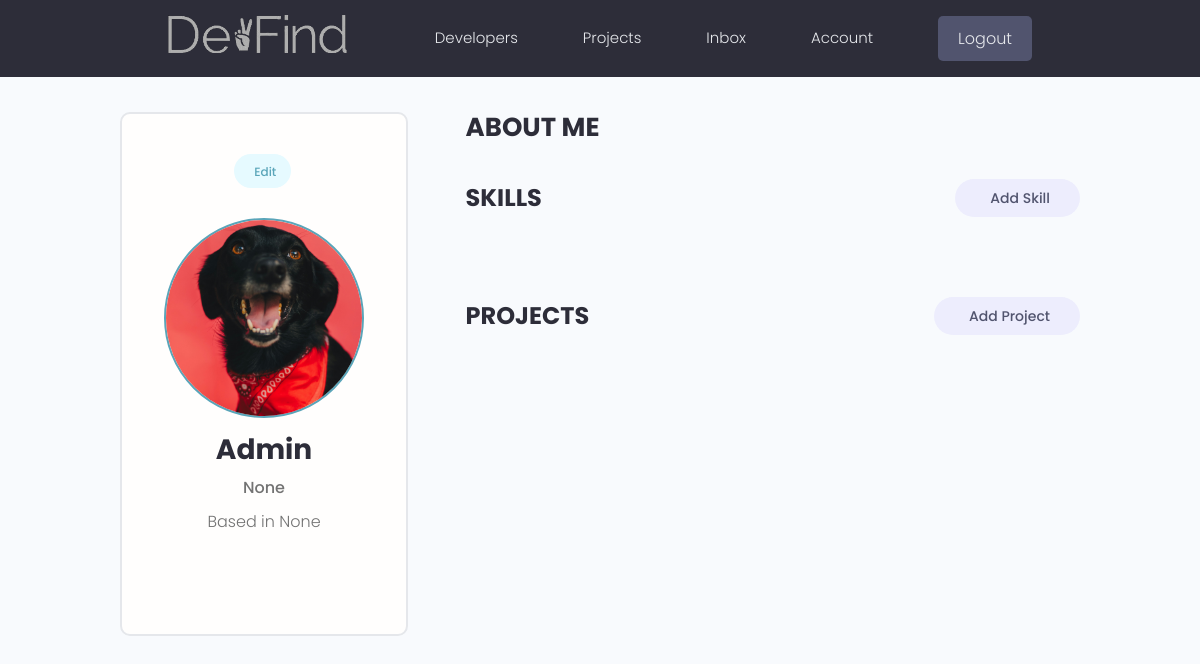
Before: /account/ (signed in) with the older database file.
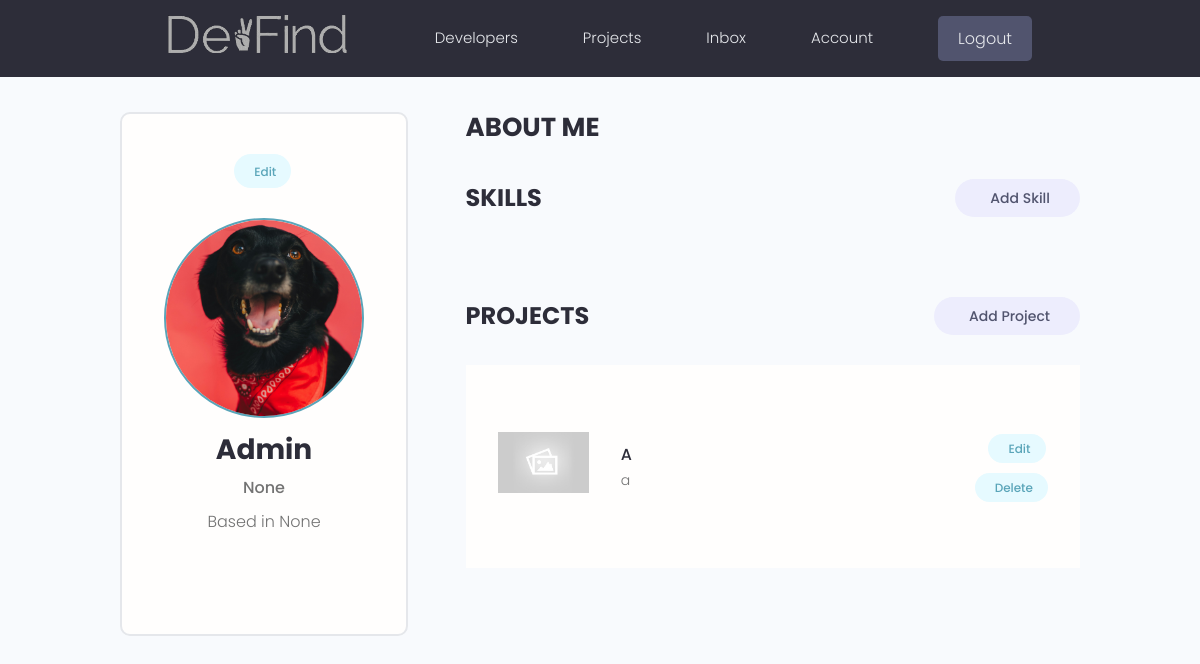
After: the same page with the newer database file.
### projects/models.py (models this page shows, shortened)
class Project(models.Model):
    owner= models.ForeignKey(Profile, null=True, blank=True, on_delete=models.CASCADE)
    title = models.CharField(max_length=200)
    description = models.TextField(null=True, blank=True)
    featured_image = models.ImageField(null=True, blank=True, default="default.jpg")
    demo_link = models.CharField(max_length=2000, null=True, blank=True)
    source_link = models.CharField(max_length=2000, null=True, blank=True)
    tags = models.ManyToManyField('Tag', blank=True)
    vote_total = models.IntegerField(default=0, null=True, blank=True)
    vote_ratio = models.IntegerField(default=0, null=True, blank=True)
    created = models.DateTimeField(auto_now_add=True)
    id = models.UUIDField(default=uuid.uuid4, unique=True, primary_key=True, editable=False)
    class Meta:
        ordering = ['-vote_ratio', '-vote_total', 'title']
    @property
    def imageURL(self):
        try:
            url = self.featured_image.url
        except:
            url = '/static/images/default.jpg'
        return url

### users/views.py (the view)
# urls.py: path('account/', views.userAccount, name="account"),
@login_required(login_url='login')
def userAccount(request):
    profile = request.user.profile
    skills = profile.skill_set.all()
    projects = profile.project_set.all()
    context = {'profile': profile, 'skills':skills, 'projects':projects}
    return render(request, 'users/account.html', context)

### users/models.py (called while the page is built)
    @property
    def imageURL(self):
        try:
            url = self.profile_image.url
        except:
            url = '/static/images/profiles/user-default.jpg'
        return url

### users/templates/users/account.html (shortened to what this page needs)
{% extends 'main.html' %}
{% block content %}
  <main class="settingsPage profile my-md">
    <div class="container">
      <div class="layout">
        <div class="column column--1of3">
          <div class="card text-center">
            <div class="card__body dev">
              <a class="tag tag--pill tag--main settings__btn" href="{% url 'edit-account' %}"> Edit</a>
              <img class="avatar avatar--xl dev__avatar" src="{{profile.imageURL}}" />
              <h2 class="dev__name">{{profile.name}}</h2>
              <p class="dev__title">{{profile.short_intro}}</p>
              <p class="dev__location">Based in {{profile.location}}</p>
            </div>
          </div>
        </div>
        <div class="column column--2of3">
          <div class="devInfo">
            <h3 class="devInfo__title">About Me</h3>
          </div>
          <div class="settings">
            <h3 class="settings__title">Skills</h3>
            <a class="tag tag--pill tag--sub settings__btn tag--lg" href="{% url 'create-skill' %}"> Add Skill</a>
          </div>
          <div class="settings">
            <h3 class="settings__title">Projects</h3>
            <a class="tag tag--pill tag--sub settings__btn tag--lg" href="{% url 'create-project' %}"> Add Project</a>
          </div>
          <table class="settings__table">
            {% for project in projects %}
            <tr>
              <td class="settings__thumbnail">
                <a href="{% url 'project' project.id %}"><img src="{{project.imageURL}}" alt="Project Thumbnail" /></a>
              </td>
              <td class="settings__tableInfo">
                <a href="{% url 'project' project.id %}">{{project.title}}</a>
                <p>{{project.description|slice:"150"}}</p>
              </td>
              <td class="settings__tableActions">
                <a class="tag tag--pill tag--main settings__btn" href="{% url 'update-project' project.id %}"> Edit</a>
                <a class="tag tag--pill tag--main settings__btn" href="{% url 'delete-project' project.id %}?next=/account">
                  Delete</a>
              </td>
            </tr>
            {% endfor %}
          </table>
        </div>
      </div>
    </div>
  </main>
{% endblock content %}

Changed rows visible on the page:
added Project: title "A", description "a"
